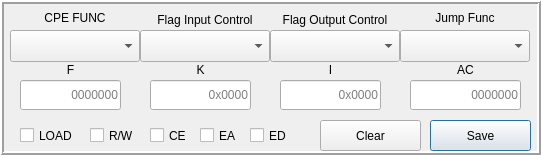
   <widget class="QFrame" name="inputFrame">
    <property name="geometry">
     <rect>
      <x>520</x>
      <y>30</y>
      <width>541</width>
      <height>155</height>
     </rect>
    </property>
    <property name="frameShape">
     <enum>QFrame::Box</enum>
    </property>
    <property name="frameShadow">
     <enum>QFrame::Raised</enum>
    </property>
    <property name="lineWidth">
     <number>2</number>
    </property>
    <widget class="QLabel" name="label_32">
     <property name="geometry">
      <rect>
       <x>410</x>
       <y>60</y>
       <width>111</width>
       <height>20</height>
      </rect>
     </property>
     <property name="text">
      <string>AC</string>
     </property>
     <property name="alignment">
      <set>Qt::AlignCenter</set>
     </property>
    </widget>
    <widget class="QLabel" name="label_12">
     <property name="geometry">
      <rect>
       <x>400</x>
       <y>10</y>
       <width>130</width>
       <height>16</height>
      </rect>
     </property>
     <property name="text">
      <string>Jump Func</string>
     </property>
     <property name="alignment">
      <set>Qt::AlignCenter</set>
     </property>
    </widget>
    <widget class="QLineEdit" name="commandAddressEdit">
     <property name="geometry">
      <rect>
       <x>410</x>
       <y>80</y>
       <width>111</width>
       <height>30</height>
      </rect>
     </property>
     <property name="maxLength">
      <number>7</number>
     </property>
     <property name="alignment">
      <set>Qt::AlignRight|Qt::AlignTrailing|Qt::AlignVCenter</set>
     </property>
     <property name="placeholderText">
      <string>0000000</string>
     </property>
    </widget>
    <widget class="QLabel" name="label_11">
     <property name="geometry">
      <rect>
       <x>270</x>
       <y>10</y>
       <width>130</width>
       <height>20</height>
      </rect>
     </property>
     <property name="text">
      <string>Flag Output Control</string>
     </property>
     <property name="alignment">
      <set>Qt::AlignCenter</set>
     </property>
    </widget>
    <widget class="QPushButton" name="clearButton">
     <property name="geometry">
      <rect>
       <x>320</x>
       <y>120</y>
       <width>101</width>
       <height>31</height>
      </rect>
     </property>
     <property name="autoFillBackground">
      <bool>false</bool>
     </property>
     <property name="text">
      <string>Clear</string>
     </property>
     <property name="autoDefault">
      <bool>false</bool>
     </property>
     <property name="default">
      <bool>false</bool>
     </property>
     <property name="flat">
      <bool>false</bool>
     </property>
    </widget>
    <widget class="QComboBox" name="boxJUMP">
     <property name="geometry">
      <rect>
       <x>400</x>
       <y>30</y>
       <width>130</width>
       <height>32</height>
      </rect>
     </property>
    </widget>
    <widget class="QLabel" name="label_3">
     <property name="geometry">
      <rect>
       <x>150</x>
       <y>60</y>
       <width>101</width>
       <height>20</height>
      </rect>
     </property>
     <property name="text">
      <string>K</string>
     </property>
     <property name="alignment">
      <set>Qt::AlignCenter</set>
     </property>
    </widget>
    <widget class="QComboBox" name="boxFC2">
     <property name="geometry">
      <rect>
       <x>270</x>
       <y>30</y>
       <width>130</width>
       <height>32</height>
      </rect>
     </property>
    </widget>
    <widget class="QLineEdit" name="kLineEdit">
     <property name="geometry">
      <rect>
       <x>150</x>
       <y>80</y>
       <width>101</width>
       <height>30</height>
      </rect>
     </property>
     <property name="maxLength">
      <number>6</number>
     </property>
     <property name="alignment">
      <set>Qt::AlignRight|Qt::AlignTrailing|Qt::AlignVCenter</set>
     </property>
     <property name="placeholderText">
      <string>0x0000</string>
     </property>
    </widget>
    <widget class="QLabel" name="label_9">
     <property name="geometry">
      <rect>
       <x>10</x>
       <y>10</y>
       <width>130</width>
       <height>16</height>
      </rect>
     </property>
     <property name="text">
      <string>CPE FUNC</string>
     </property>
     <property name="alignment">
      <set>Qt::AlignCenter</set>
     </property>
    </widget>
    <widget class="QLabel" name="label_10">
     <property name="geometry">
      <rect>
       <x>140</x>
       <y>10</y>
       <width>130</width>
       <height>20</height>
      </rect>
     </property>
     <property name="text">
      <string>Flag Input Control</string>
     </property>
     <property name="alignment">
      <set>Qt::AlignCenter</set>
     </property>
    </widget>
    <widget class="QPushButton" name="saveButton">
     <property name="geometry">
      <rect>
       <x>430</x>
       <y>120</y>
       <width>101</width>
       <height>31</height>
      </rect>
     </property>
     <property name="text">
      <string>Save</string>
     </property>
     <property name="default">
      <bool>true</bool>
     </property>
    </widget>
    <widget class="QComboBox" name="boxFC1">
     <property name="geometry">
      <rect>
       <x>140</x>
       <y>30</y>
       <width>130</width>
       <height>32</height>
      </rect>
     </property>
    </widget>
    <widget class="QComboBox" name="boxCPE">
     <property name="geometry">
      <rect>
       <x>10</x>
       <y>30</y>
       <width>130</width>
       <height>32</height>
      </rect>
     </property>
     <property name="contextMenuPolicy">
      <enum>Qt::ActionsContextMenu</enum>
     </property>
     <property name="editable">
      <bool>false</bool>
     </property>
     <property name="frame">
      <bool>true</bool>
     </property>
    </widget>
    <widget class="QLineEdit" name="mLineEdit">
     <property name="geometry">
      <rect>
       <x>280</x>
       <y>80</y>
       <width>101</width>
       <height>30</height>
      </rect>
     </property>
     <property name="maxLength">
      <number>6</number>
     </property>
     <property name="alignment">
      <set>Qt::AlignRight|Qt::AlignTrailing|Qt::AlignVCenter</set>
     </property>
     <property name="placeholderText">
      <string>0x0000</string>
     </property>
    </widget>
    <widget class="QLabel" name="label_6">
     <property name="geometry">
      <rect>
       <x>280</x>
       <y>60</y>
       <width>101</width>
       <height>20</height>
      </rect>
     </property>
     <property name="text">
      <string>I</string>
     </property>
     <property name="alignment">
      <set>Qt::AlignCenter</set>
     </property>
    </widget>
    <widget class="QLineEdit" name="fLineEdit">
     <property name="geometry">
      <rect>
       <x>20</x>
       <y>80</y>
       <width>101</width>
       <height>30</height>
      </rect>
     </property>
     <property name="maxLength">
      <number>7</number>
     </property>
     <property name="alignment">
      <set>Qt::AlignRight|Qt::AlignTrailing|Qt::AlignVCenter</set>
     </property>
     <property name="placeholderText">
      <string>0000000</string>
     </property>
    </widget>
    <widget class="QLabel" name="label_2">
     <property name="geometry">
      <rect>
       <x>20</x>
       <y>60</y>
       <width>101</width>
       <height>20</height>
      </rect>
     </property>
     <property name="text">
      <string>F</string>
     </property>
     <property name="alignment">
      <set>Qt::AlignCenter</set>
     </property>
    </widget>
    <widget class="QCheckBox" name="loadCheckBox">
     <property name="geometry">
      <rect>
       <x>20</x>
       <y>120</y>
       <width>61</width>
       <height>31</height>
      </rect>
     </property>
     <property name="text">
      <string>LOAD</string>
     </property>
    </widget>
    <widget class="QCheckBox" name="wrCheckBox">
     <property name="geometry">
      <rect>
       <x>90</x>
       <y>120</y>
       <width>51</width>
       <height>31</height>
      </rect>
     </property>
     <property name="text">
      <string>R/W</string>
     </property>
    </widget>
    <widget class="QCheckBox" name="ceCheckBox">
     <property name="geometry">
      <rect>
       <x>150</x>
       <y>120</y>
       <width>41</width>
       <height>31</height>
      </rect>
     </property>
     <property name="text">
      <string>CE</string>
     </property>
    </widget>
    <widget class="QCheckBox" name="eaCheckBox">
     <property name="geometry">
      <rect>
       <x>200</x>
       <y>120</y>
       <width>41</width>
       <height>31</height>
      </rect>
     </property>
     <property name="text">
      <string>EA</string>
     </property>
    </widget>
    <widget class="QCheckBox" name="edCheckBox">
     <property name="geometry">
      <rect>
       <x>250</x>
       <y>120</y>
       <width>41</width>
       <height>31</height>
      </rect>
     </property>
     <property name="text">
      <string>ED</string>
     </property>
    </widget>
   </widget>
